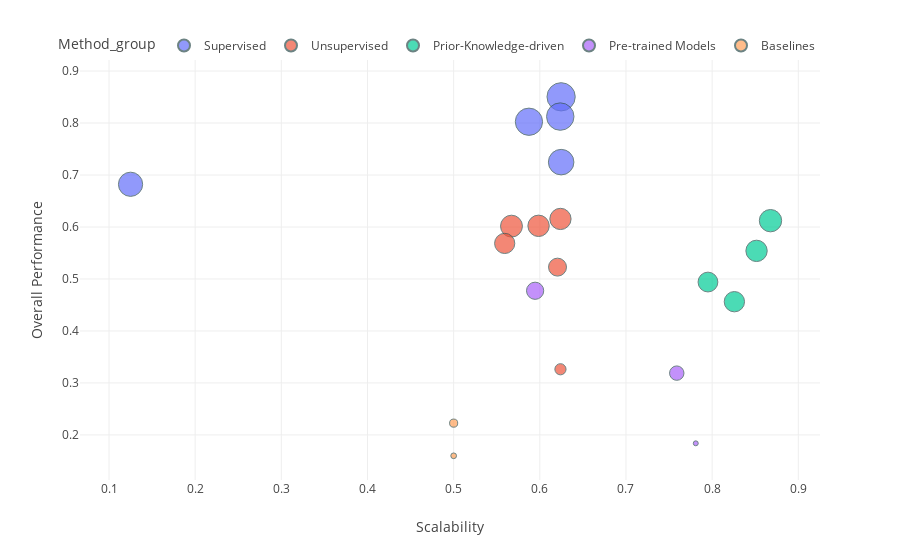

The notebook cell saved with this chart:
### Code cell
fig = px.scatter(df, x="Scalability", y="Overall Performance", color="Method_group",
                 size='Macro F1', hover_data=[df.index,'Overall Performance', 'Scalability', 'Macro F1'],)
fig.update_traces(marker=dict(line=dict(width=1, color='DarkSlateGrey')))
fig.update_layout(
                  xaxis_title="Scalability",
                  yaxis_title="Overall Performance",
                  legend_title="Method_group")
fig.update_layout(legend=dict(title_text='Method_group', orientation='h', yanchor='bottom', y=1, xanchor='right', x=1))
fig.update_layout(template="none")
fig.show()

### Figure 1 — Plotly figure (JSON) as saved in the notebook; plotly's stock layout.template omitted (floating-point values rounded to 4 significant figures)
{"data": [{"customdata": [["XGBoost", 0.8302], ["Random Forest", 0.7818], ["MAPS", 0.7718], ["Logistic Regression", 0.6768], ["cellsighter", 0.6095]], "hovertemplate": "Method_group=Supervised<br>Scalability=%{x}<br>Overall Performance=%{y}<br>Macro F1=%{customdata[1]}<br>method=%{customdata[0]}<extra></extra>", "legendgroup": "Supervised", "marker": {"color": "#636efa", "line": {"color": "DarkSlateGrey", "width": 1}, "size": [0.8302, 0.7818, 0.7718, 0.6768, 0.6095], "sizemode": "area", "sizeref": 0.002075, "symbol": "circle"}, "mode": "markers", "name": "Supervised", "orientation": "v", "showlegend": true, "type": "scatter", "x": [0.6247, 0.6237, 0.5874, 0.6248, 0.125], "xaxis": "x", "y": [0.8504, 0.8124, 0.8025, 0.7248, 0.6822], "yaxis": "y"}, {"customdata": [["FlowSOM", 0.4695], ["leiden_res2_0", 0.4753], ["CellLENS_Lite", 0.4975], ["phenograph_20", 0.4243], ["CellLENS_Full", 0.3806], ["FuseSOM", 0.3347], ["flowsom_meta_clusters", 0.1295]], "hovertemplate": "Method_group=Unsupervised<br>Scalability=%{x}<br>Overall Performance=%{y}<br>Macro F1=%{customdata[1]}<br>method=%{customdata[0]}<extra></extra>", "legendgroup": "Unsupervised", "marker": {"color": "#EF553B", "line": {"color": "DarkSlateGrey", "width": 1}, "size": [0.4695, 0.4753, 0.4975, 0.4243, 0.3806, 0.3347, 0.1295], "sizemode": "area", "sizeref": 0.002075, "symbol": "circle"}, "mode": "markers", "name": "Unsupervised", "orientation": "v", "showlegend": true, "type": "scatter", "x": [0.6239, 0.5985, 0.5671, 0.5592, NaN, 0.6205, 0.6239], "xaxis": "x", "y": [0.6155, 0.6023, 0.6016, 0.5684, 0.5305, 0.5228, 0.3263], "yaxis": "y"}, {"customdata": [["Scyan", 0.5189], ["Tacit", 0.4731], ["Tribus", 0.4078], ["Astir", 0.4296]], "hovertemplate": "Method_group=Prior-Knowledge-driven<br>Scalability=%{x}<br>Overall Performance=%{y}<br>Macro F1=%{customdata[1]}<br>method=%{customdata[0]}<extra></extra>", "legendgroup": "Prior-Knowledge-driven", "marker": {"color": "#00cc96", "line": {"color": "DarkSlateGrey", "width": 1}, "size": [0.5189, 0.4731, 0.4078, 0.4296], "sizemode": "area", "sizeref": 0.002075, "symbol": "circle"}, "mode": "markers", "name": "Prior-Knowledge-driven", "orientation": "v", "showlegend": true, "type": "scatter", "x": [0.8677, 0.8515, 0.7951, 0.8258], "xaxis": "x", "y": [0.6121, 0.5541, 0.4941, 0.4563], "yaxis": "y"}, {"customdata": [["nimbus_phenograph_40", 0.3076], ["RIBCA_adapted", 0.3135], ["RIBCA", 0.216], ["Deepcelltypes_adapted", 0.09171], ["Deepcelltypes", 0.02556]], "hovertemplate": "Method_group=Pre-trained Models<br>Scalability=%{x}<br>Overall Performance=%{y}<br>Macro F1=%{customdata[1]}<br>method=%{customdata[0]}<extra></extra>", "legendgroup": "Pre-trained Models", "marker": {"color": "#ab63fa", "line": {"color": "DarkSlateGrey", "width": 1}, "size": [0.3076, 0.3135, 0.216, 0.09171, 0.02556], "sizemode": "area", "sizeref": 0.002075, "symbol": "circle"}, "mode": "markers", "name": "Pre-trained Models", "orientation": "v", "showlegend": true, "type": "scatter", "x": [0.5946, NaN, 0.7589, NaN, 0.781], "xaxis": "x", "y": [0.4773, 0.3624, 0.3189, 0.2316, 0.1839], "yaxis": "y"}, {"customdata": [["Stratified sampler", 0.06864], ["Most Frequent", 0.03392]], "hovertemplate": "Method_group=Baselines<br>Scalability=%{x}<br>Overall Performance=%{y}<br>Macro F1=%{customdata[1]}<br>method=%{customdata[0]}<extra></extra>", "legendgroup": "Baselines", "marker": {"color": "#FFA15A", "line": {"color": "DarkSlateGrey", "width": 1}, "size": [0.06864, 0.03392], "sizemode": "area", "sizeref": 0.002075, "symbol": "circle"}, "mode": "markers", "name": "Baselines", "orientation": "v", "showlegend": true, "type": "scatter", "x": [0.5, 0.5], "xaxis": "x", "y": [0.2227, 0.1599], "yaxis": "y"}], "layout": {"legend": {"itemsizing": "constant", "orientation": "h", "title": {"text": "Method_group"}, "tracegroupgap": 0, "x": 1, "xanchor": "right", "y": 1, "yanchor": "bottom"}, "margin": {"t": 60}, "xaxis": {"anchor": "y", "domain": [0, 1], "title": {"text": "Scalability"}}, "yaxis": {"anchor": "x", "domain": [0, 1], "title": {"text": "Overall Performance"}}}}
